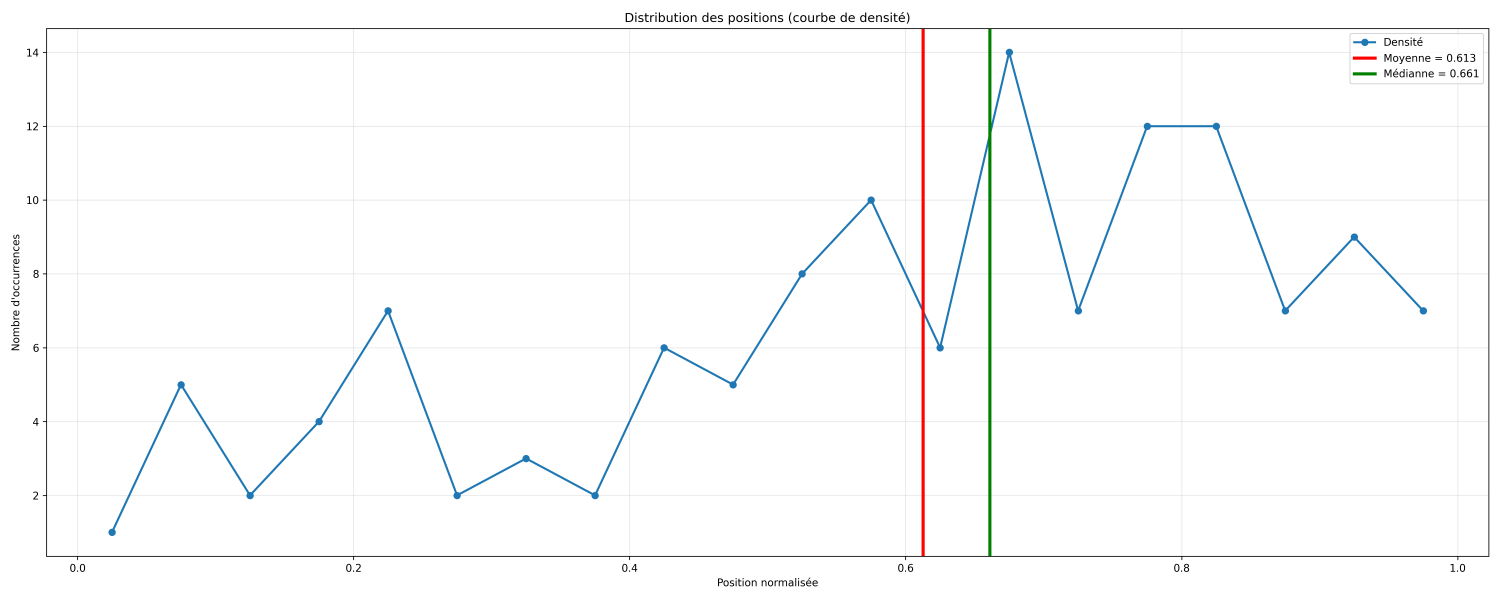
#> input picture Code/TagImage/density_curve.png, 6000 x 2400 px (shown at 1/4 size)
$ python MI_dist.py .. ..
#> lines starting #> are read from the running program, lines starting #| are printed output that depends on the picture
import cv2
import os
import argparse
import re
import numpy as np

from sklearn.metrics import mutual_info_score
from PIL import Image

def compare_images(path1, path2, bins=64):
    """
    Calcule l'Information Mutuelle (MI) entre deux images.
    Plus le score est élevé, plus les images sont similaires.
    """
#> called with path1 = '../density_curve.png', path2 = '../density_curve.png', bins = 64
    img1 = cv2.imread(path1)
#> img1 is the input picture: shape (2400, 6000, 3); mean B, G, R 251.7, 251.5, 251.1
    img2 = cv2.imread(path2)

    if img1 is None or img2 is None:
        raise ValueError(f"Erreur de chargement : {path1} ou {path2}")

    # On redimensionne si les dimensions ne correspondent pas
    if img1.shape != img2.shape:
        img2 = cv2.resize(img2, (img1.shape[1], img1.shape[0]))

    # Conversion en niveaux de gris pour la MI
    gray1 = cv2.cvtColor(img1, cv2.COLOR_BGR2GRAY)
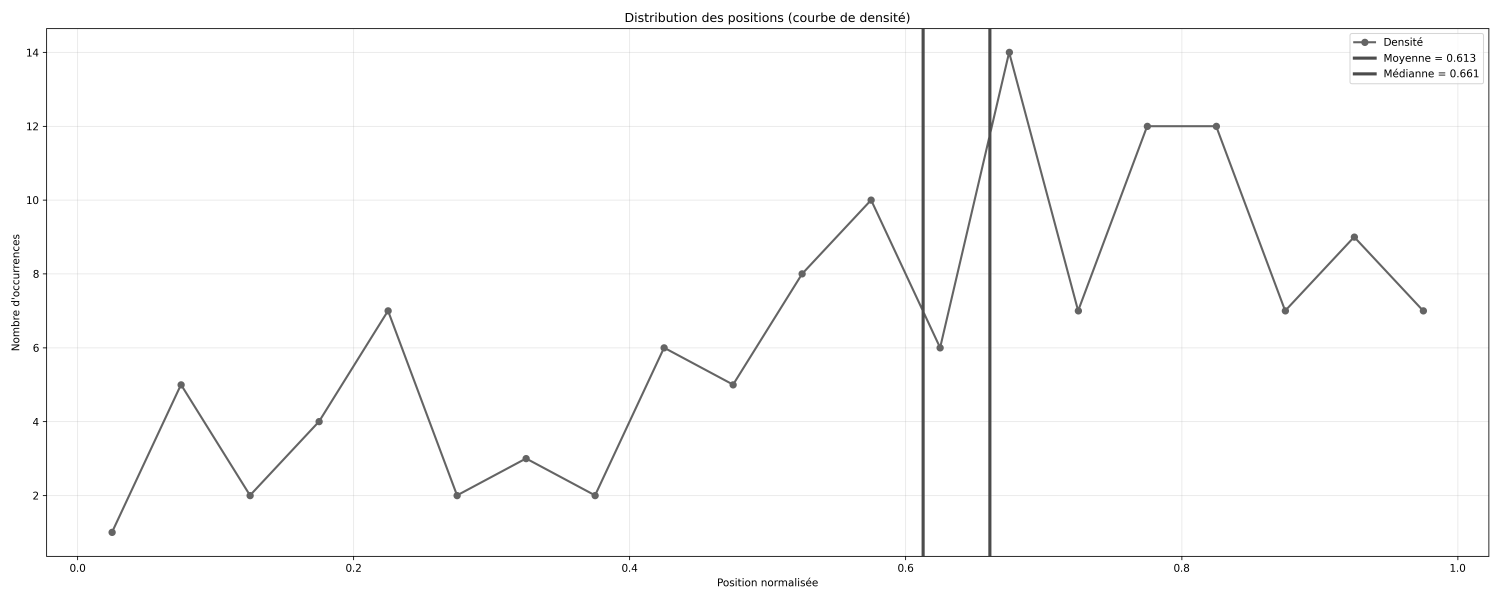
#> gray1: shape (2400, 6000) (shown at 1/4 size); min 0, max 255, mean 251.4
    gray2 = cv2.cvtColor(img2, cv2.COLOR_BGR2GRAY)

    # Calcul de l'histogramme 2D joint entre les deux images
    # Réduire le nombre de bins (ex: 64 au lieu de 256) améliore la vitesse et réduit le bruit
    hist_2d, _, _ = np.histogram2d(
        gray1.ravel(),
        gray2.ravel(),
        bins=bins,
        range=[[0, 256], [0, 256]]
    )
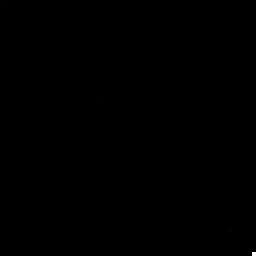
#> hist_2d: shape (64, 64) float64 (shown 4 times larger); min 0, max 13843808, mean 3515.6; drawn with min black and max white

    # Calcul de la Mutual Information à partir de la distribution jointe
    mi = mutual_info_score(None, None, contingency=hist_2d)
#> mi = 0.248

    return mi

def extract_prefix_gt(fname):
    name = os.path.splitext(fname)[0]
    return re.split(r'_\d{2}[-_]\d{2}[-_]\d{2}\[\d{2}\]', name)[0]

def extract_prefix_method(fname):
    name = os.path.splitext(fname)[0]
    return name.split('_keyframe')[0]


def build_prefix_dict(folder, prefix_func):
    d = {}
    for fname in os.listdir(folder):
        if fname.lower().endswith(('.png', '.jpg', '.jpeg')):
            prefix = prefix_func(fname)
            d[prefix] = os.path.join(folder, fname)
    return d


if __name__ == "__main__":
    parser = argparse.ArgumentParser()
    parser.add_argument("gt_dir", help="Dossier des valeurs de vérité")
    parser.add_argument("method_dir", help="Dossier des images méthode")
    args = parser.parse_args()

    gt_dir = args.gt_dir
    method_dir = args.method_dir

    gt_images = build_prefix_dict(gt_dir, extract_prefix_gt)
    method_images = build_prefix_dict(method_dir, extract_prefix_method)

    output_dir="Comparaison_methode_MI/"
    os.makedirs(output_dir, exist_ok=True)

    # Nom du fichier de sortie = nom du dossier méthode
    output_name = os.path.basename(os.path.normpath(method_dir)) + ".txt"
    output_name=output_dir+output_name

    print("Taille GT : ",len(gt_images))
    print("Taille Méthode : ",len(method_images))
    with open(output_name, "w") as f:
        for prefix, gt_path in gt_images.items():
            if prefix in method_images:
                method_path = method_images[prefix]


                dist = compare_images(gt_path,method_path)
#> dist = 0.248
                line = f"{prefix} {dist:.6f}\n"
                f.write(line)
                #print(line.strip())
            else:
                print(f"[WARNING] Pas d'image méthode pour : {prefix}")
                print(gt_path)

    print(f"\nRésultats écrits dans : {output_name}")
